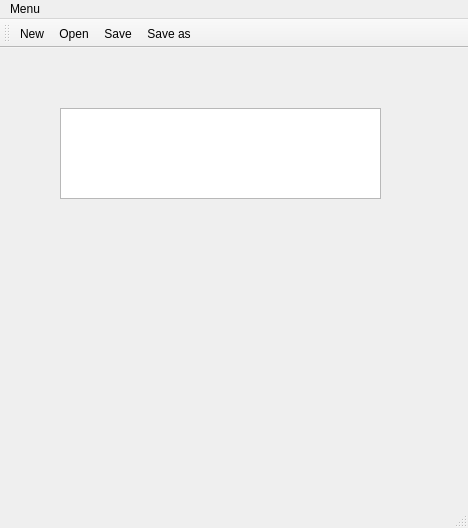
<?xml version="1.0" encoding="UTF-8"?>
<ui version="4.0">
 <class>MainWindow</class>
 <widget class="QMainWindow" name="MainWindow">
  <property name="geometry">
   <rect>
    <x>0</x>
    <y>0</y>
    <width>468</width>
    <height>528</height>
   </rect>
  </property>
  <property name="windowTitle">
   <string>MainWindow</string>
  </property>
  <widget class="QWidget" name="centralwidget">
   <widget class="QTextEdit" name="textEdit_1">
    <property name="geometry">
     <rect>
      <x>60</x>
      <y>60</y>
      <width>321</width>
      <height>91</height>
     </rect>
    </property>
   </widget>
  </widget>
  <widget class="QMenuBar" name="menubar">
   <property name="geometry">
    <rect>
     <x>0</x>
     <y>0</y>
     <width>468</width>
     <height>21</height>
    </rect>
   </property>
   <widget class="QMenu" name="menuMenu">
    <property name="title">
     <string>Menu</string>
    </property>
    <addaction name="actionNew"/>
    <addaction name="actionOpen"/>
    <addaction name="separator"/>
    <addaction name="actionSave"/>
    <addaction name="actionSave_as"/>
   </widget>
   <addaction name="menuMenu"/>
  </widget>
  <widget class="QStatusBar" name="statusbar"/>
  <widget class="QToolBar" name="toolBar">
   <property name="windowTitle">
    <string>toolBar</string>
   </property>
   <property name="iconSize">
    <size>
     <width>50</width>
     <height>50</height>
    </size>
   </property>
   <property name="toolButtonStyle">
    <enum>Qt::ToolButtonIconOnly</enum>
   </property>
   <attribute name="toolBarArea">
    <enum>TopToolBarArea</enum>
   </attribute>
   <attribute name="toolBarBreak">
    <bool>false</bool>
   </attribute>
   <addaction name="actionNew"/>
   <addaction name="actionOpen"/>
   <addaction name="actionSave"/>
   <addaction name="actionSave_as"/>
  </widget>
  <action name="actionNew">
   <property name="icon">
    <iconset>
     <normaloff>../../Desktop/pics/icons/new-document-icon-11.jpg</normaloff>../../Desktop/pics/icons/new-document-icon-11.jpg</iconset>
   </property>
   <property name="text">
    <string>New</string>
   </property>
  </action>
  <action name="actionOpen">
   <property name="icon">
    <iconset>
     <normaloff>../../Desktop/pics/icons/open fg.jpg</normaloff>../../Desktop/pics/icons/open fg.jpg</iconset>
   </property>
   <property name="text">
    <string>Open</string>
   </property>
  </action>
  <action name="actionSave">
   <property name="icon">
    <iconset>
     <normaloff>../../Desktop/pics/icons/save.png</normaloff>../../Desktop/pics/icons/save.png</iconset>
   </property>
   <property name="text">
    <string>Save</string>
   </property>
  </action>
  <action name="actionSave_as">
   <property name="icon">
    <iconset>
     <normaloff>../../Desktop/pics/icons/Save-icon.png</normaloff>../../Desktop/pics/icons/Save-icon.png</iconset>
   </property>
   <property name="text">
    <string>Save as</string>
   </property>
  </action>
 </widget>
 <resources/>
 <connections/>
</ui>
